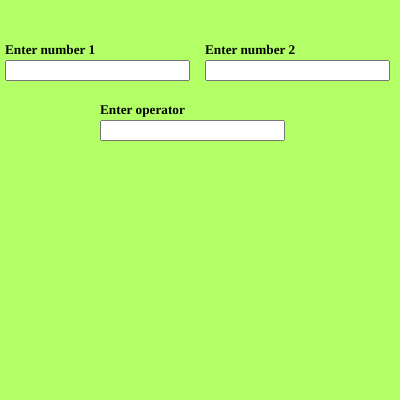
Frame 1 (no input)
Frame 60 (no input): identical to frame 1, image omitted
Frame 120 (the mouse pressed at the canvas centre since frame 60): identical to frame 1, image omitted

The p5.js sketch that drew this single still picture (run headless with seeded random() and noise() and a simulated clock; from frame 60 on, the mouse is pressed at the canvas centre):

// p5.js sketch
// ── sketch.js
var operator, input_1, input_2;
var num_1, num_2;
var greeting_1, greeting_2, greeting_3;
var opr;

function setup() 
{
  createCanvas(400, 400);
  background(178,255,102);
 
  input_1 = createInput();
  input_1.position(5,60);
  greeting_1 = createElement('h5',"Enter number 1");
  greeting_1.position(5,20);

  input_2 = createInput();
  input_2.position(205,60);
  greeting_2 = createElement('h5',"Enter number 2");
  greeting_2.position(205,20);

  operator = createInput();
  operator.position(100,120);
  greeting_3 = createElement('h5',"Enter operator");
  greeting_3.position(100,80);
}

  function draw() {
  num_1 = input_1.value();
  num_2 = input_2.value();
  opr = operator.value();
  switch(opr){
  case '+': 
  console.log(int(num_1) + int(num_2));
  break;
  
  case '-':
  console.log(int(num_1) - int(num_2));
  break;

  case '*':
  console.log(int(num_1) * int(num_2));
  break;

    case '/':
  console.log(int(num_1) / int(num_2));
  break;
  }
  }
